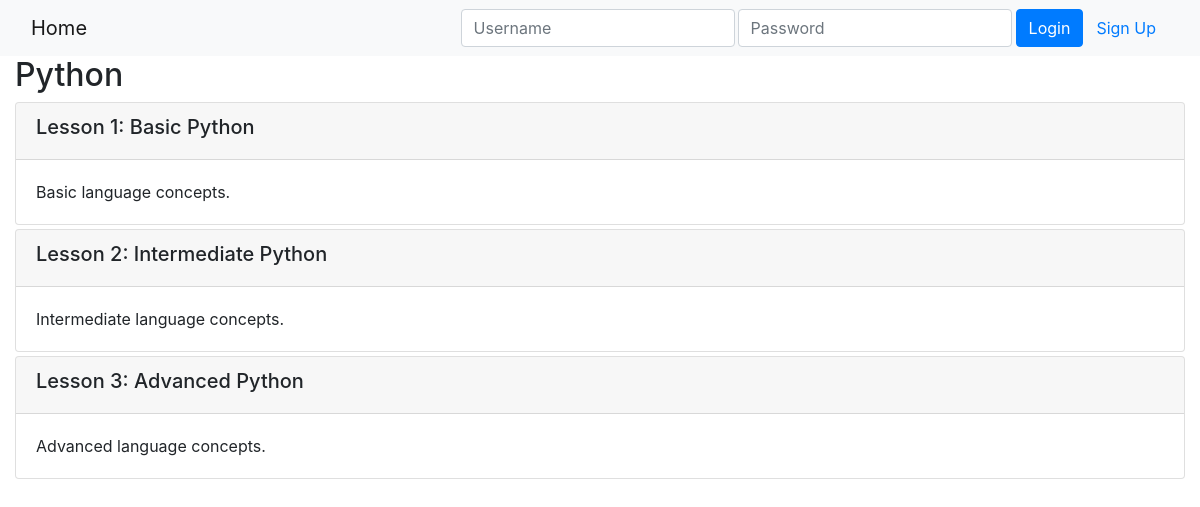
/onlinecourse/1/, run on an earlier commit of the app's database.
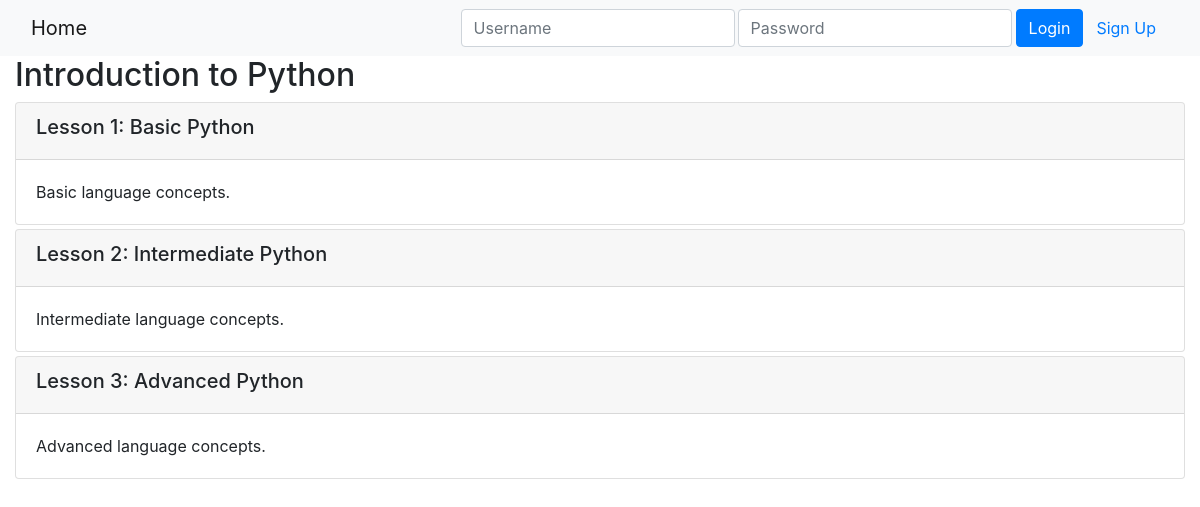
And on a later commit of the database.
### onlinecourse/models.py (models this page shows, shortened)
class Course(models.Model):
    name = models.CharField(null=False, max_length=30, default='online course')
    image = models.ImageField(upload_to='course_images/')
    description = models.CharField(max_length=1000)
    pub_date = models.DateField(null=True)
    instructors = models.ManyToManyField(Instructor)
    users = models.ManyToManyField(settings.AUTH_USER_MODEL, through='Enrollment')
    total_enrollment = models.IntegerField(default=0)
    is_enrolled = False

### onlinecourse/views.py (the view)
# urls.py: path('<int:pk>/', views.CourseDetailView.as_view(), name='course_details'),
class CourseDetailView(generic.DetailView):
    model = Course
    template_name = 'onlinecourse/course_detail_bootstrap.html'

### onlinecourse/templates/onlinecourse/course_detail_bootstrap.html (shortened to what this page needs)
<!DOCTYPE html>
<html lang="en">
<head>
     {% load static %}
    <link rel="stylesheet" href="https://maxcdn.bootstrapcdn.com/bootstrap/4.5.2/css/bootstrap.min.css">
</head>
<body>
    <nav class="navbar navbar-light bg-light">
        <div class="container-fluid">
            <div class="navbar-header">
                  <a class="navbar-brand" href="{% url 'onlinecourse:index' %}">Home</a>
            </div>
            <ul class="nav navbar-nav navbar-right">
                {% if user.is_authenticated %}
                <li>
                    <a class="btn btn-link" href="#">{{ user.first_name }} ({{ user.username }})</a>
                    <a class="btn btn-link" href="{% url 'onlinecourse:logout' %}">Logout</a>
                </li>
                {% else %}
                <li>
                    <form class="form-inline" action="{% url 'onlinecourse:login' %}" method="post">
                        <div class="input-group">
                            <input type="text" class="form-control rounded mr-1" placeholder="Username" name="username" >
                            <input type="password" class="form-control rounded mr-1" placeholder="Password" name="psw" >
                            <button class="btn btn-primary" type="submit">Login</button>
                            <a class="btn btn-link" href="{% url 'onlinecourse:registration' %}">Sign Up</a>
                        </div>
                    </form>
                </li>
                {% endif %}
            </ul>
        </div>
    </nav>
    <div class="container-fluid">
            <h2>{{ course.name }}</h2>
            <div class="card-columns-vertical">
                {% for lesson in course.lesson_set.all %}
                    <div class="card mt-1">
                        <div class="card-header"><h5>Lesson {{lesson.order|add:1}}: {{lesson.title}}</h5></div>
                        <div class="card-body">{{lesson.content}}</div>
                    </div>
                {% endfor %}
            </div>
    </div>
</body>
</html>

What changed in the data, as far as the page shows it:
changed Course: name "Python" → "Introduction to Python"
